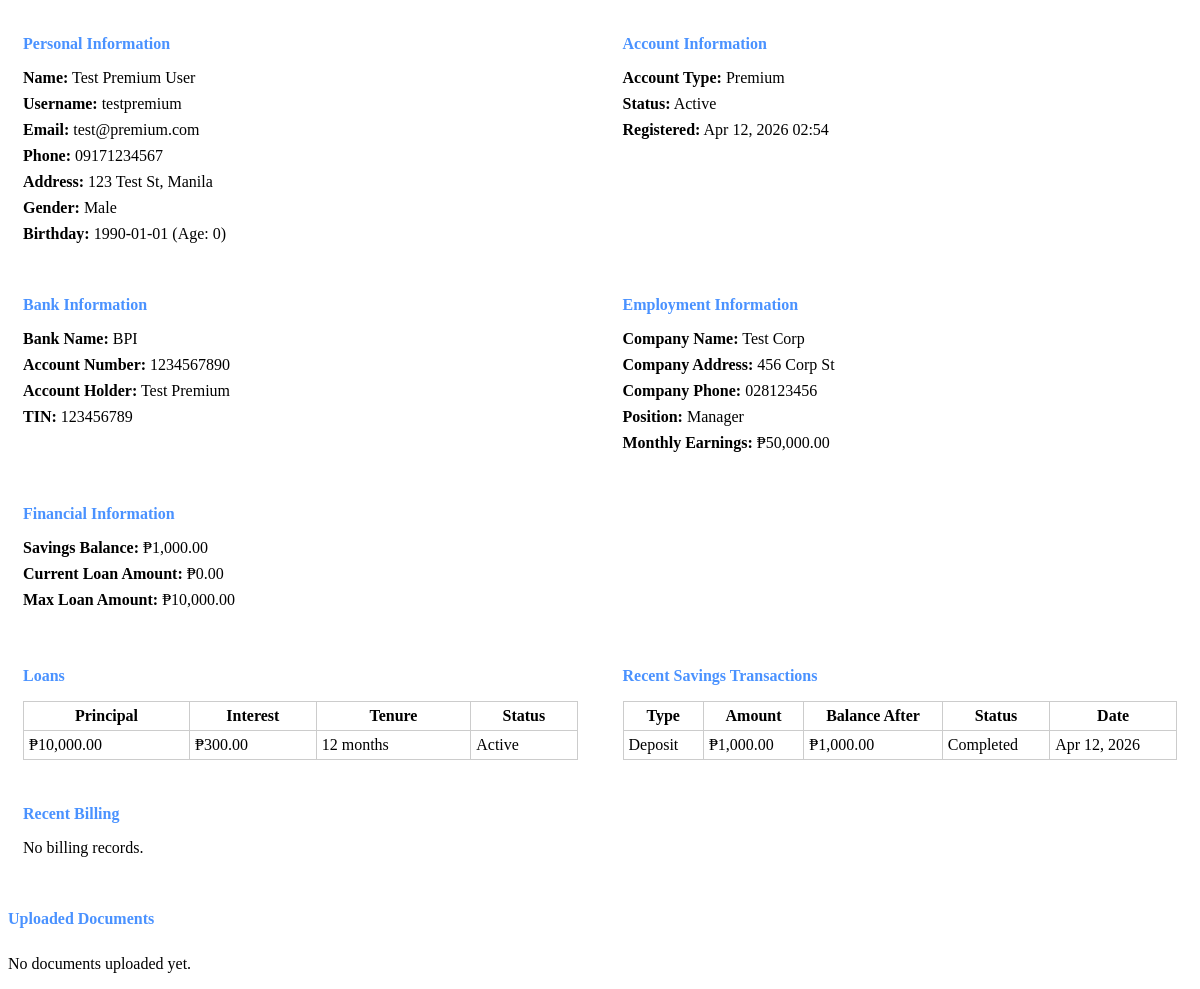
Page /admin/get_user_details.php?id=1 (signed in) on the committed database.
### tables this page shows
CREATE TABLE `users` (
  `id` int(11) NOT NULL,
  `username` varchar(255) NOT NULL COMMENT 'Username or email',
  `email` varchar(255) NOT NULL,
  `password_hash` varchar(255) NOT NULL,
  `account_type` enum('basic','premium') NOT NULL DEFAULT 'basic',
  `name` varchar(255) NOT NULL,
  `address` text NOT NULL,
  `gender` enum('male','female','other') DEFAULT NULL,
  `birthday` date NOT NULL,
  `age` int(11) DEFAULT 0 COMMENT 'Computed from birthday',
  `phone` varchar(11) NOT NULL COMMENT 'PH format 09xxxxxxxxx',
  `bank_name` varchar(255) NOT NULL,
  `bank_account` varchar(50) NOT NULL,
  `account_holder` varchar(255) NOT NULL,
  `tin` varchar(20) NOT NULL,
  `company_name` varchar(255) NOT NULL,
  `company_address` text NOT NULL,
  `company_phone` varchar(11) NOT NULL,
  `position` varchar(255) NOT NULL,
  `monthly_earnings` decimal(10,2) NOT NULL,
  `proof_billing_path` varchar(500) DEFAULT NULL,
  `valid_id_path` varchar(500) DEFAULT NULL,
  `coe_path` varchar(500) DEFAULT NULL,
  `status` enum('pending','active','disabled') DEFAULT 'pending',
  `verified` tinyint(1) DEFAULT 0,
  `savings_balance` decimal(10,2) DEFAULT 0.00,
  `current_loan_amount` decimal(10,2) DEFAULT 0.00,
  `max_loan_amount` decimal(10,2) DEFAULT 10000.00 COMMENT 'Increases gradually up to 50000',
  `max_tenure_months` int(11) DEFAULT 12,
  `last_savings_activity` date DEFAULT NULL,
  `created_at` timestamp NOT NULL DEFAULT current_timestamp(),
  `updated_at` timestamp NOT NULL DEFAULT current_timestamp() ON UPDATE current_timestamp()
);

CREATE TABLE `loans` (
  `id` int(11) NOT NULL,
  `user_id` int(11) NOT NULL,
  `principal` decimal(10,2) NOT NULL,
  `interest` decimal(10,2) NOT NULL COMMENT '3%',
  `received_amount` decimal(10,2) NOT NULL,
  `tenure_months` int(11) NOT NULL,
  `current_month` int(11) DEFAULT 1,
  `status` enum('active','paid','default') DEFAULT 'active',
  `started_at` timestamp NOT NULL DEFAULT current_timestamp()
);

CREATE TABLE `savings_transactions` (
  `no` int(11) NOT NULL,
  `tx_id` varchar(20) NOT NULL COMMENT 'Random unique SV-YYYYMMDD-XXXX',
  `user_id` int(11) NOT NULL,
  `category` enum('deposit','withdrawal') NOT NULL,
  `amount` decimal(10,2) NOT NULL,
  `balance_after` decimal(10,2) DEFAULT NULL,
  `status` enum('pending','completed','failed','rejected') DEFAULT 'pending',
  `request_id` int(11) DEFAULT NULL,
  `admin_note` text DEFAULT NULL,
  `created_at` timestamp NOT NULL DEFAULT current_timestamp()
);

### admin/get_user_details.php (the view, shortened to what this page needs)
<?php
require_once __DIR__ . '/../db_connect_new.php';
$user_id = intval($_GET['id'] ?? 0);
$stmt = $pdo->prepare("SELECT * FROM users WHERE id = ?");
$stmt->execute([$user_id]);
$user = $stmt->fetch();
$stmt = $pdo->prepare("SELECT * FROM loans WHERE user_id = ?");
$stmt->execute([$user_id]);
$loans = $stmt->fetchAll();
$stmt = $pdo->prepare("SELECT * FROM savings_transactions WHERE user_id = ? ORDER BY created_at DESC LIMIT 10");
$stmt->execute([$user_id]);
$savings = $stmt->fetchAll();
$stmt = $pdo->prepare("SELECT * FROM billing WHERE user_id = ? ORDER BY generated_date DESC LIMIT 5");
$stmt->execute([$user_id]);
$billing = $stmt->fetchAll();
?>
<div class="user-details">
    <div class="detail-group">
        <h4>Personal Information</h4>
        <p><strong>Name:</strong> <?php echo htmlspecialchars($user['name']); ?></p>
        <p><strong>Username:</strong> <?php echo htmlspecialchars($user['username']); ?></p>
        <p><strong>Email:</strong> <?php echo htmlspecialchars($user['email']); ?></p>
        <p><strong>Phone:</strong> <?php echo htmlspecialchars($user['phone']); ?></p>
        <p><strong>Address:</strong> <?php echo htmlspecialchars($user['address']); ?></p>
        <p><strong>Gender:</strong> <?php echo ucfirst($user['gender'] ?? 'Not specified'); ?></p>
        <p><strong>Birthday:</strong> <?php echo $user['birthday']; ?> (Age: <?php echo $user['age']; ?>)</p>
    </div>
    <div class="detail-group">
        <h4>Account Information</h4>
        <p><strong>Account Type:</strong> <?php echo ucfirst($user['account_type']); ?></p>
        <p><strong>Status:</strong> <?php echo ucfirst($user['status']); ?></p>
        <p><strong>Registered:</strong> <?php echo date('M d, Y H:i', strtotime($user['created_at'])); ?></p>
    </div>
    <div class="detail-group">
        <h4>Bank Information</h4>
        <p><strong>Bank Name:</strong> <?php echo htmlspecialchars($user['bank_name']); ?></p>
        <p><strong>Account Number:</strong> <?php echo htmlspecialchars($user['bank_account']); ?></p>
        <p><strong>Account Holder:</strong> <?php echo htmlspecialchars($user['account_holder']); ?></p>
        <p><strong>TIN:</strong> <?php echo htmlspecialchars($user['tin']); ?></p>
    </div>
    <div class="detail-group">
        <h4>Employment Information</h4>
        <p><strong>Company Name:</strong> <?php echo htmlspecialchars($user['company_name']); ?></p>
        <p><strong>Company Address:</strong> <?php echo htmlspecialchars($user['company_address']); ?></p>
        <p><strong>Company Phone:</strong> <?php echo htmlspecialchars($user['company_phone']); ?></p>
        <p><strong>Position:</strong> <?php echo htmlspecialchars($user['position']); ?></p>
        <p><strong>Monthly Earnings:</strong> ₱<?php echo number_format($user['monthly_earnings'], 2); ?></p>
    </div>
    <div class="detail-group">
        <h4>Financial Information</h4>
        <p><strong>Savings Balance:</strong> ₱<?php echo number_format($user['savings_balance'], 2); ?></p>
        <p><strong>Current Loan Amount:</strong> ₱<?php echo number_format($user['current_loan_amount'], 2); ?></p>
        <p><strong>Max Loan Amount:</strong> ₱<?php echo number_format($user['max_loan_amount'], 2); ?></p>
    </div>
</div>
<div class="user-details">
    <div class="detail-group">
        <h4>Loans</h4>
        <?php if (empty($loans)): ?>
        <p>No loans.</p>
        <?php else: ?>
        <table style="width: 100%; border-collapse: collapse;">
            <thead>
                <tr>
                    <th style="border: 1px solid #ccc; padding: 5px;">Principal</th>
                    <th style="border: 1px solid #ccc; padding: 5px;">Interest</th>
                    <th style="border: 1px solid #ccc; padding: 5px;">Tenure</th>
                    <th style="border: 1px solid #ccc; padding: 5px;">Status</th>
                </tr>
            </thead>
            <tbody>
                <?php foreach ($loans as $loan): ?>
                <tr>
                    <td style="border: 1px solid #ccc; padding: 5px;">₱<?php echo number_format($loan['principal'], 2); ?></td>
                    <td style="border: 1px solid #ccc; padding: 5px;">₱<?php echo number_format($loan['interest'], 2); ?></td>
                    <td style="border: 1px solid #ccc; padding: 5px;"><?php echo $loan['tenure_months']; ?> months</td>
                    <td style="border: 1px solid #ccc; padding: 5px;"><?php echo ucfirst($loan['status']); ?></td>
                </tr>
                <?php endforeach; ?>
            </tbody>
        </table>
        <?php endif; ?>
    </div>
    <div class="detail-group">
        <h4>Recent Savings Transactions</h4>
        <?php if (empty($savings)): ?>
        <p>No savings transactions.</p>
        <?php else: ?>
        <table style="width: 100%; border-collapse: collapse;">
            <thead>
                <tr>
                    <th style="border: 1px solid #ccc; padding: 5px;">Type</th>
                    <th style="border: 1px solid #ccc; padding: 5px;">Amount</th>
                    <th style="border: 1px solid #ccc; padding: 5px;">Balance After</th>
                    <th style="border: 1px solid #ccc; padding: 5px;">Status</th>
                    <th style="border: 1px solid #ccc; padding: 5px;">Date</th>
                </tr>
            </thead>
            <tbody>
                <?php foreach ($savings as $tx): ?>
                <tr>
                    <td style="border: 1px solid #ccc; padding: 5px;"><?php echo ucfirst($tx['category']); ?></td>
                    <td style="border: 1px solid #ccc; padding: 5px;">₱<?php echo number_format($tx['amount'], 2); ?></td>
                    <td style="border: 1px solid #ccc; padding: 5px;">₱<?php echo number_format($tx['balance_after'] ?? 0, 2); ?></td>
                    <td style="border: 1px solid #ccc; padding: 5px;"><?php echo ucfirst($tx['status']); ?></td>
                    <td style="border: 1px solid #ccc; padding: 5px;"><?php echo date('M d, Y', strtotime($tx['created_at'])); ?></td>
                </tr>
                <?php endforeach; ?>
            </tbody>
        </table>
        <?php endif; ?>
    </div>
    <div class="detail-group">
        <h4>Recent Billing</h4>
        <?php if (empty($billing)): ?>
        <p>No billing records.</p>
        <?php endif; ?>
    </div>
</div>
<div class="files">
    <h4>Uploaded Documents</h4>
    <?php if (!$user['proof_billing_path'] && !$user['valid_id_path'] && !$user['coe_path']): ?>
    <p>No documents uploaded yet.</p>
    <?php endif; ?>
</div>

### admin/get_user_details.php (style rules this page uses)
.user-details { display: grid; grid-template-columns: 1fr 1fr; gap: 15px; margin: 20px 0; }
.detail-group { background: rgba(255,255,255,0.05); padding: 15px; border-radius: 5px; }
.detail-group h4 { margin: 0 0 10px 0; color: #4a92ff; border-bottom: 1px solid rgba(255,255,255,0.2); padding-bottom: 5px; }
.detail-group p { margin: 8px 0; }
.files { margin-top: 30px; }
.files h4 { color: #4a92ff; border-bottom: 1px solid rgba(255,255,255,0.2); padding-bottom: 5px; }

### rows in the picture
users: name "Test Premium User", username "testpremium", email "test@premium.com", phone "09171234567", address "123 Test St, Manila", gender "Male", birthday "1990-01-01", age "0", account_type "Premium", status "Active", created_at "Apr 12, 2026 02:54", bank_name "BPI", bank_account "1234567890", account_holder "Test Premium", tin "123456789", company_name "Test Corp", company_address "456 Corp St", company_phone "028123456", position "Manager", monthly_earnings "50,000.00", savings_balance "1,000.00", current_loan_amount "0.00", max_loan_amount "10,000.00"
loans: principal "10,000.00", interest "300.00", tenure_months "12", status "Active"
savings_transactions: category "Deposit", amount "1,000.00", balance_after "1,000.00", status "Completed", created_at "Apr 12, 2026"
